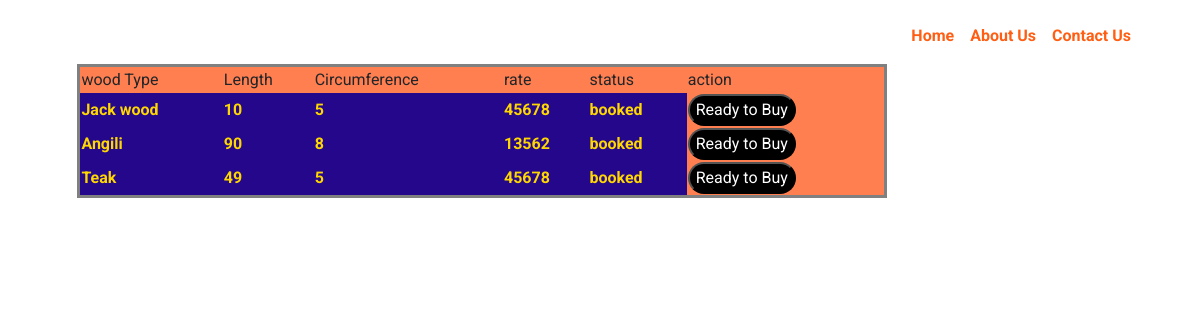
Screenshot of /notification1/ with the database file from the repository.
### login/models.py (models this page shows)
class usell(models.Model):
    mill=models.CharField(max_length=100)
    mname=models.CharField(max_length=100)
    user=models.CharField(max_length=100)
    umail=models.CharField(max_length=100)
    wood=models.CharField(max_length=100)
    length=models.IntegerField()
    width=models.IntegerField()
    rate=models.IntegerField()
    status=models.CharField(max_length=100)

### login/views.py (the view)
# urls.py: path('notification1/', views.notification1, name = "notification1"),
def notification1(request):
    no = usell.objects.filter()
    return render(request, 'noti1.html',{'no':no})

### templates/noti1.html (shortened to what this page needs)
{% load static %}
<!doctype html>
<html lang="en">
<head>
    <link rel="stylesheet" href="{%static 'css/bootstrap.min.css'%} ">
    <link rel="stylesheet" href="{%static 'css/animate.css'%} ">
    <link rel="stylesheet" href="{%static 'css/owl.carousel.min.css'%}">
    <link rel="stylesheet" href="{%static 'css/themify-icons.css'%}">
    <link rel="stylesheet" href="{%static 'css/flaticon.css'%}">
    <link rel="stylesheet" href="{%static 'css/magnific-popup.css'%}">
    <link rel="stylesheet" href="{%static 'css/slick.css'%}">
    <link rel="stylesheet" href="{%static 'css/gijgo.min.css'%}">
    <link rel="stylesheet" href="{%static 'css/nice-select.css'%}">
    <link rel="stylesheet" href="{%static 'css/all.css'%}">
    <link rel="stylesheet" href="{%static 'css/style.css'%}">
</head>
<body >
    <header class="main_menu home_menu">
        <div class="container">
            <div class="row align-items-center">
                <div class="col-lg-12">
                    <nav class="navbar navbar-expand-lg navbar-light">
                        <div class="collapse navbar-collapse main-menu-item justify-content-end"
                            id="navbarSupportedContent">
                            <ul class="navbar-nav">
                                <li class="nav-item">
                                    <a class="nav-link" href="/homemill"><b>Home</b></a>
                                </li>
                                <li class="nav-item">
                                    <a class="nav-link" href="/elements"><b>About Us</b></a>
                                </li>
                                <li class="nav-item">
                                    <a class="nav-link" href="/contact1"><b>Contact Us</b></a>
                                </li>
                            </ul>
                        </div>
                    </nav>
                </div>
            </div>
        </div>
    </header>
            <div class="container">
                <div class="row align-items-center">
                    <div class="col-lg-6">
                        <div class="banner_text">
                            <div class="banner_text_iner">
           <table style="width: 150%; border-style:solid;margin-left:6%;background-color:coral"><thead>
                         <tr>
                                <td>wood Type</td>
                                <td>Length</td>
                               <td>Circumference</td>
                                <td>rate</td>
                                <td>status</td>
                                <td>action</td>
                             </tr>
                             </thead>
                                {% for e in no %}
                             <tr>
                            <th>{{e.wood}}</th>
                             <th>{{e.length}}</th>
                             <th> {{e.width}}</th>
                            <th>{{e.rate}}</th>
                            <th>{{e.status}}</th>
                                <td>
                                            <form action="/membership2/" method="POST">
                                <input type="submit" value="Ready to Buy" style="color: #ffffff;background:black;border-radius: 10em;height: 2em;">
                            </form>
                            </td> </tr>
                            {% endfor %}
                                </table>
</body>
</html>

### templates/noti1.html (style rules this page uses)
th { color: gold;background-color: rgb(36, 7, 139);align-self: auto; }

### rows the page displays
usell: wood "Jack wood", length "10", width "5", rate "45678", status "booked"
usell: wood "Angili", length "90", width "8", rate "13562", status "booked"
usell: wood "Teak", length "49", width "5", rate "45678", status "booked"
